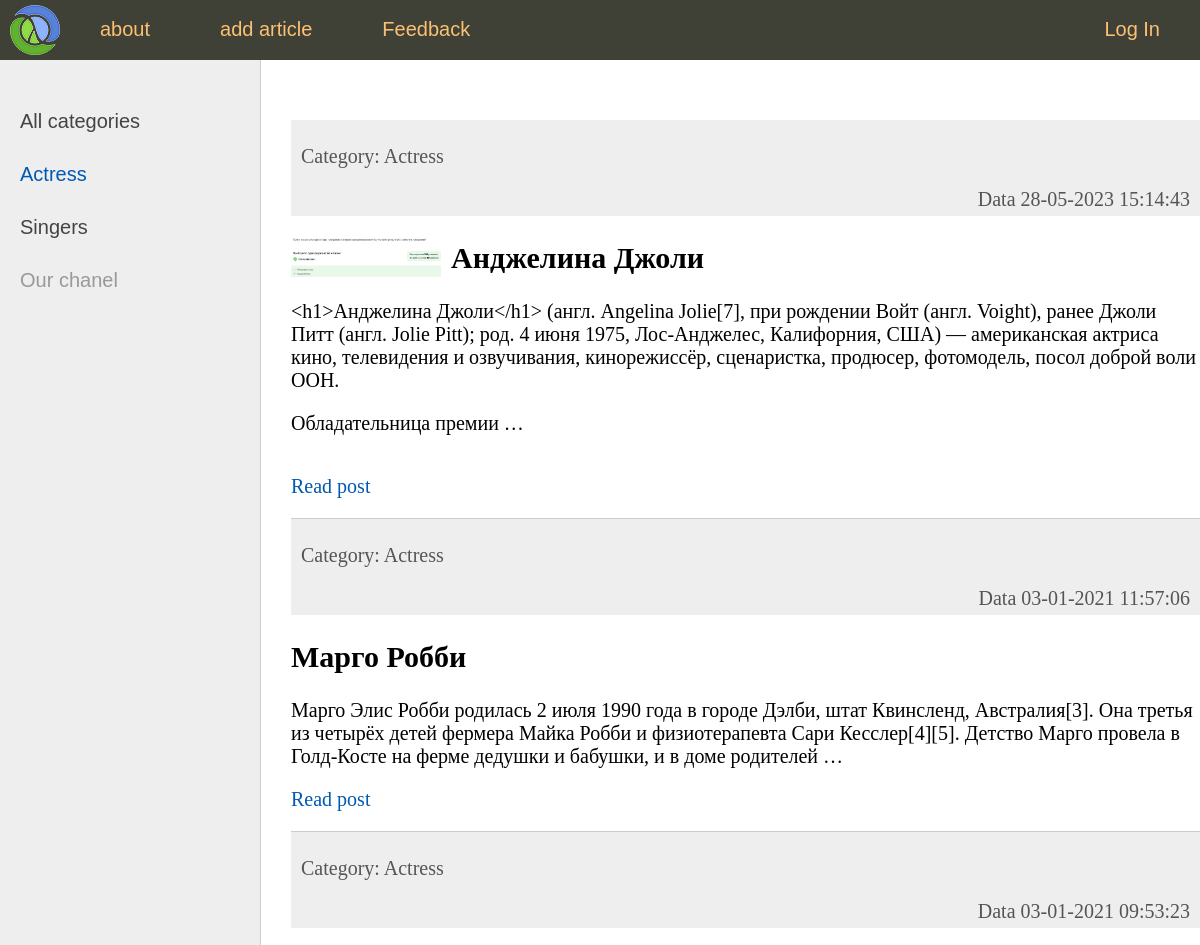
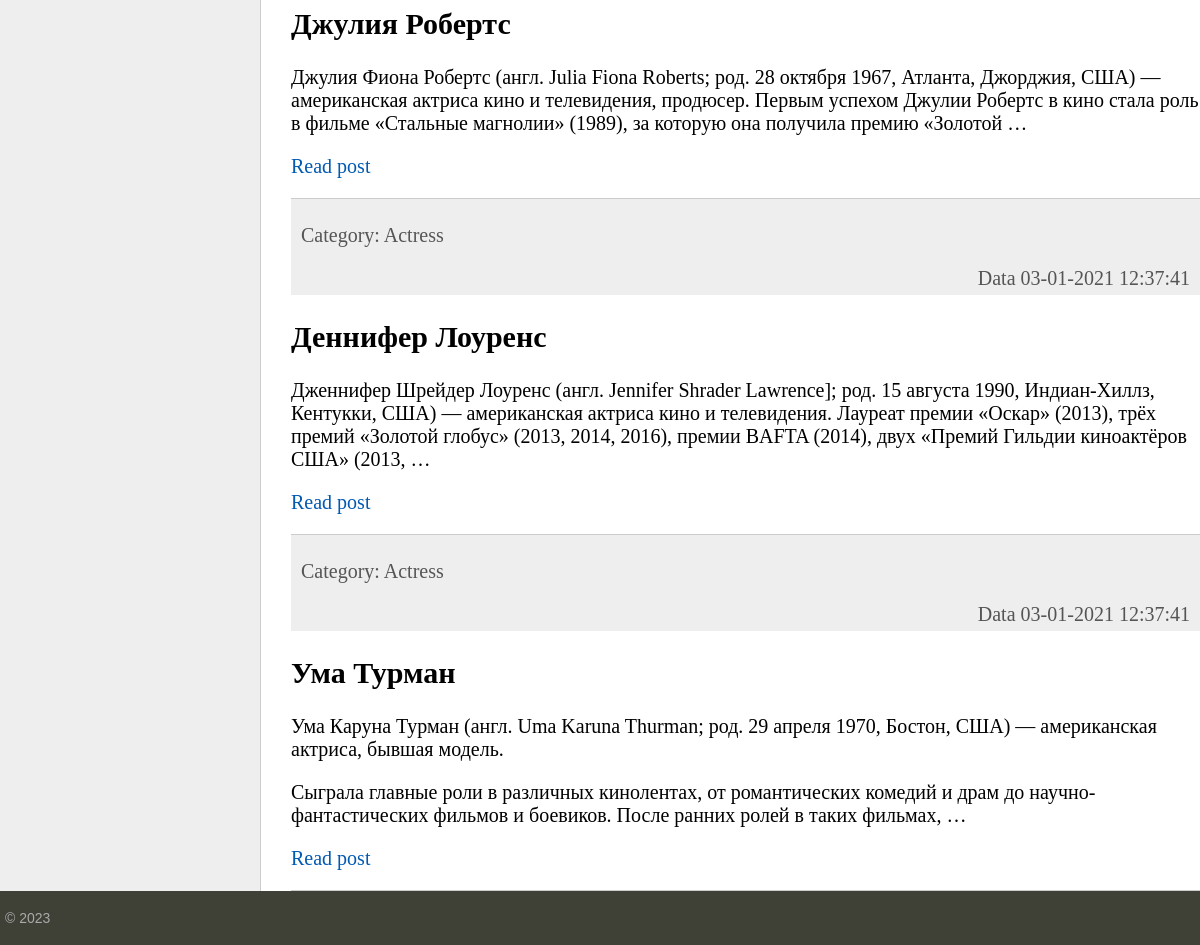
Page /category/1 on the committed database (2 pictures, top to bottom).
### women/models.py (models this page shows, shortened)
class Category(models.Model):
    name = models.CharField(max_length=100, db_index=True)
    def __str__(self):
        return self.name
    def get_absolute_url(self):
        return reverse('category', kwargs={'cat_id':self.pk})

class Women(models.Model):
    title = models.CharField(max_length=255)
    content = models.TextField(blank=True)
    photo = models.ImageField(upload_to='photos/%Y/%m/%d/')
    time_create = models.DateTimeField(auto_now_add=True)
    time_update = models.DateTimeField(auto_now=True)
    is_published = models.BooleanField(default=True)
    cat = models.ForeignKey('Category', on_delete=models.PROTECT, null=True)
    def get_absolute_url(self):
        return reverse('post', kwargs={'post_id':self.pk})
    class Meta:
        verbose_name = 'Popular women'
        ordering = ['time_create', 'title']

### women/views.py (the view)
# urls.py: path('category/<int:cat_id>', show_category, name='category')
def show_category(request, cat_id):
    posts = Women.objects.filter(cat_id=cat_id)
    if len(posts) == 0:
        raise Http404()
    context = {
        'posts':posts,
        'menu':menu,
        'title': 'Category',
        'cat_selected': cat_id
    }
    return render(request, 'women/index.html', context=context)

### women/templatetags/women_tags.py (called while the page is built)
@register.inclusion_tag('women/list_categories.html')
def show_categories(sort=None, cat_selected=0):
    if not sort:
        cats = Category.objects.all()
    else:
        cats = Category.objects.order_by(sort)
    return {'cats': cats, 'cat_selected': cat_selected}

### women/templates/women/index.html (shortened to what this page needs)
{% extends 'women/base.html' %}
{% block content %}
<ul class="list-articles">
        {% for i in posts %}
        <li>
            <div class="article-panel">
                <p class="'first">Category: {{ i.cat }}</p>
                <p class="last" >Data {{ i.time_update|date:"d-m-Y H:i:s" }}</p>
            </div>
            {% if i.photo %}
            <p><img class="img-article-left thumb" src="{{ i.photo.url }}" ></p>
            {% endif %}
            <h2>{{ i.title }}</h2>
            {% autoescape on %}
            {{ i.content|linebreaks|truncatewords:40 }}
            {% endautoescape %}
            <p class="'link-read-post"><a href="{{ i.get_absolute_url }}">Read post</a></p>
        </li>
        {% endfor %}
    </ul>
{% endblock %}

### women/templates/women/list_categories.html
{% for c in cats %}
                    {% if c.pk == cat_selected %}
                <li class="selected" >{{ c.name }}</li>
                    {% else %}
                <li><a href="{{ c.get_absolute_url }}">{{ c.name }}</a></li>
                {% endif %}
                {% endfor %}

### women/static/women/css/style.css (style rules this page uses)
html, body { font-family: 'Arial'; margin: 0; padding: 0; height: 100%; width: 100%; color: #444; }
a { color: #0059b2; text-decoration: none; }
img { max-width: 600px; height: auto; }
img.img-article-left { max-width: 300px; height: auto; float: left; padding: 0 10px 10px 0; }
img.img-article-left.thumb { max-width: 150px; height: auto; }
div.article-panel { background: #eee; padding: 5px 10px 5px 10px; box-sizing: border-box; overflow: hidden; color: #555; }
div.article-panel p.last { margin: 0; float: right; }
ul.list-articles { list-style: none; margin: 0; padding: 0; }
ul.list-articles li { border-bottom: 1px solid #ccc; }
.left-chapters ul li { margin: 30px 0 0 0; color: #999; }
.left-chapters ul li.selected { color: #0059b2; }
.left-chapters ul li a { color: #444; text-decoration: none; }

### rows in the picture
Category: name "Actress"
Category: name "Singers"
Women: cat "Actress", time_update "28-05-2023 15:14:43", photo (picture), title "Анджелина Джоли", content "<h1>Анджелина Джоли</h1> (англ. Angelina Jolie[7], при рождении Войт (англ. Voight), ранее Джоли Питт (англ. Jolie Pitt); род. 4 июня 1975, Лос-Анджелес, Калифорния, США) — американская актриса кино, телевидения и озвучивания, кинорежиссёр, сценаристка, продюсер, фотомодель, посол доброй воли ООН. Обладательница премии …"
Women: cat "Actress", time_update "03-01-2021 11:57:06", title "Марго Робби", content "Марго Элис Робби родилась 2 июля 1990 года в городе Дэлби, штат Квинсленд, Австралия[3]. Она третья из четырёх детей фермера Майка Робби и физиотерапевта Сари Кесслер[4][5]. Детство Марго провела в Голд-Косте на ферме дедушки и бабушки, и в доме родителей …"
Women: cat "Actress", time_update "03-01-2021 09:53:23", title "Джулия Робертс", content "Джулия Фиона Робертс (англ. Julia Fiona Roberts; род. 28 октября 1967, Атланта, Джорджия, США) — американская актриса кино и телевидения, продюсер. Первым успехом Джулии Робертс в кино стала роль в фильме «Стальные магнолии» (1989), за которую она получила премию «Золотой …"
Women: cat "Actress", time_update "03-01-2021 12:37:41", title "Деннифер Лоуренс", content "Дженнифер Шрейдер Лоуренс (англ. Jennifer Shrader Lawrence]; род. 15 августа 1990, Индиан-Хиллз, Кентукки, США) — американская актриса кино и телевидения. Лауреат премии «Оскар» (2013), трёх премий «Золотой глобус» (2013, 2014, 2016), премии BAFTA (2014), двух «Премий Гильдии киноактёров США» (2013, …"
Women: cat "Actress", time_update "03-01-2021 12:37:41", title "Ума Турман", content "Ума Каруна Турман (англ. Uma Karuna Thurman; род. 29 апреля 1970, Бостон, США) — американская актриса, бывшая модель. Сыграла главные роли в различных кинолентах, от романтических комедий и драм до научно-фантастических фильмов и боевиков. После ранних ролей в таких фильмах, …"

### other values in the picture
{{ m.title }} "about" "add article" "Feedback"
{{ m.title }} "Log In"
